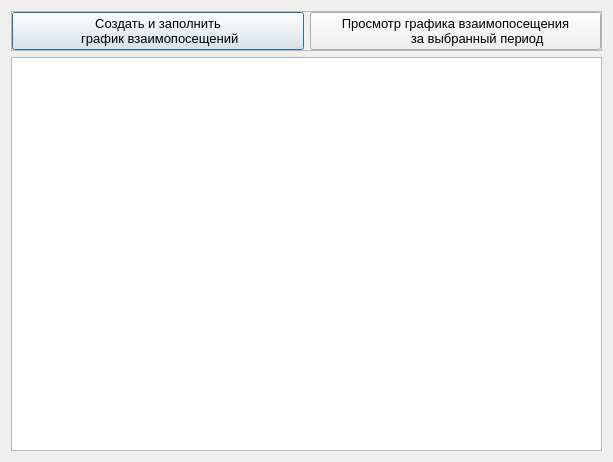
<?xml version="1.0" encoding="UTF-8"?>
<ui version="4.0">
 <class>GodaSozdaniaGrafikaVzaiomopos</class>
 <widget class="QDialog" name="GodaSozdaniaGrafikaVzaiomopos">
  <property name="geometry">
   <rect>
    <x>0</x>
    <y>0</y>
    <width>613</width>
    <height>462</height>
   </rect>
  </property>
  <property name="windowTitle">
   <string>Графики взаимопосещения</string>
  </property>
  <layout class="QGridLayout" name="gridLayout_2">
   <item row="0" column="0">
    <widget class="QFrame" name="frame">
     <property name="frameShape">
      <enum>QFrame::StyledPanel</enum>
     </property>
     <property name="frameShadow">
      <enum>QFrame::Raised</enum>
     </property>
     <layout class="QGridLayout" name="gridLayout">
      <property name="leftMargin">
       <number>0</number>
      </property>
      <property name="topMargin">
       <number>0</number>
      </property>
      <property name="rightMargin">
       <number>0</number>
      </property>
      <property name="bottomMargin">
       <number>0</number>
      </property>
      <item row="0" column="0">
       <widget class="QPushButton" name="pushButton">
        <property name="font">
         <font>
          <pointsize>10</pointsize>
         </font>
        </property>
        <property name="text">
         <string>Создать и заполнить
 график взаимопосещений</string>
        </property>
        <property name="icon">
         <iconset resource="resourses.qrc">
          <normaloff>:/img/img/add.png</normaloff>:/img/img/add.png</iconset>
        </property>
       </widget>
      </item>
      <item row="0" column="1">
       <widget class="QPushButton" name="pushButton_ProsmotraGrfika">
        <property name="font">
         <font>
          <pointsize>10</pointsize>
         </font>
        </property>
        <property name="text">
         <string>Просмотр графика взаимопосещения
            за выбранный период</string>
        </property>
        <property name="icon">
         <iconset resource="resourses.qrc">
          <normaloff>:/img/img/33291.png</normaloff>:/img/img/33291.png</iconset>
        </property>
       </widget>
      </item>
     </layout>
    </widget>
   </item>
   <item row="1" column="0">
    <widget class="QTableView" name="tableViewGodSozdGrafika">
     <property name="font">
      <font>
       <pointsize>12</pointsize>
      </font>
     </property>
    </widget>
   </item>
  </layout>
 </widget>
 <resources>
  <include location="resourses.qrc"/>
 </resources>
 <connections/>
</ui>
